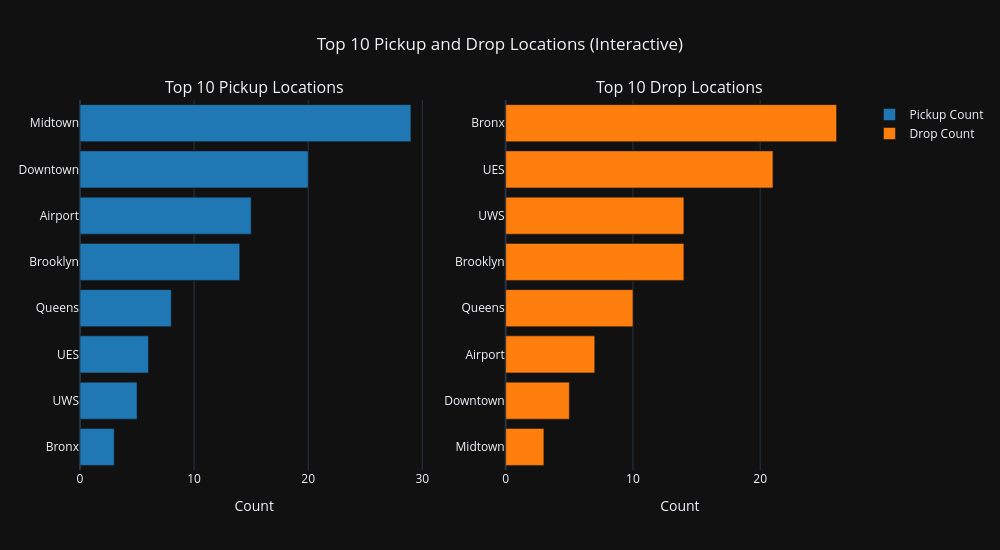

This figure's notebook cell:
### Code cell
import plotly.graph_objects as go
from plotly.subplots import make_subplots
locations = ['Midtown', 'Downtown', 'Airport', 'Brooklyn', 'Queens', 'UES', 'UWS', 'Bronx']
import random
random.seed(42)
ride_data = pd.DataFrame({
    'Pickup Location': random.choices(locations, weights=[10, 8, 7, 5, 4, 3, 2, 1], k=100),
    'Drop Location': random.choices(locations, weights=[1, 2, 3, 4, 5, 7, 8, 10], k=100)
})
# ----------------------------------------------------

# 1. Aggregate data: Get the top 10 locations by count
top_pickups = ride_data['Pickup Location'].value_counts().head(10)
top_drops = ride_data['Drop Location'].value_counts().head(10)

# 2. Create subplots object (1 row, 2 columns)
fig = make_subplots(
    rows=1, cols=2,
    # Set titles for each subplot
    subplot_titles=("Top 10 Pickup Locations", "Top 10 Drop Locations")
)

# 3. Add the first bar chart (Top 10 Pickup Locations)
fig.add_trace(
    go.Bar(
        # Use the counts for the x-axis and the locations for the y-axis
        x=top_pickups.values,
        y=top_pickups.index,
        orientation='h', # Make it a horizontal bar chart
        name='Pickup Count',
        marker_color='#1f77b4'
    ),
    row=1, col=1
)

# 4. Add the second bar chart (Top 10 Drop Locations)
fig.add_trace(
    go.Bar(
        # Use the counts for the x-axis and the locations for the y-axis
        x=top_drops.values,
        y=top_drops.index,
        orientation='h',
        name='Drop Count',
        marker_color='#ff7f0e'
    ),
    row=1, col=2
)

fig.update_yaxes(autorange="reversed")

fig.update_layout(
    title_text="Top 10 Pickup and Drop Locations (Interactive)",
    title_x=0.5, # Center the main title
    height=550, # Set the figure height
    width=1000, # Set the figure width
    # Set axis labels for the subplots
    xaxis1_title='Count',
    xaxis2_title='Count',
)

fig.show()

### Figure 1 — Plotly figure (JSON) as saved in the notebook; plotly's stock layout.template omitted (floating-point values rounded to 4 significant figures)
{"data": [{"marker": {"color": "#1f77b4"}, "name": "Pickup Count", "orientation": "h", "x": [29, 20, 15, 14, 8, 6, 5, 3], "y": ["Midtown", "Downtown", "Airport", "Brooklyn", "Queens", "UES", "UWS", "Bronx"], "type": "bar", "xaxis": "x", "yaxis": "y"}, {"marker": {"color": "#ff7f0e"}, "name": "Drop Count", "orientation": "h", "x": [26, 21, 14, 14, 10, 7, 5, 3], "y": ["Bronx", "UES", "UWS", "Brooklyn", "Queens", "Airport", "Downtown", "Midtown"], "type": "bar", "xaxis": "x2", "yaxis": "y2"}], "layout": {"xaxis": {"anchor": "y", "domain": [0.0, 0.45], "title": {"text": "Count"}}, "yaxis": {"anchor": "x", "domain": [0.0, 1.0], "autorange": "reversed"}, "xaxis2": {"anchor": "y2", "domain": [0.55, 1.0], "title": {"text": "Count"}}, "yaxis2": {"anchor": "x2", "domain": [0.0, 1.0], "autorange": "reversed"}, "annotations": [{"font": {"size": 16}, "showarrow": false, "text": "Top 10 Pickup Locations", "x": 0.225, "xanchor": "center", "xref": "paper", "y": 1.0, "yanchor": "bottom", "yref": "paper"}, {"font": {"size": 16}, "showarrow": false, "text": "Top 10 Drop Locations", "x": 0.775, "xanchor": "center", "xref": "paper", "y": 1.0, "yanchor": "bottom", "yref": "paper"}], "title": {"text": "Top 10 Pickup and Drop Locations (Interactive)", "x": 0.5}, "height": 550, "width": 1000}}
